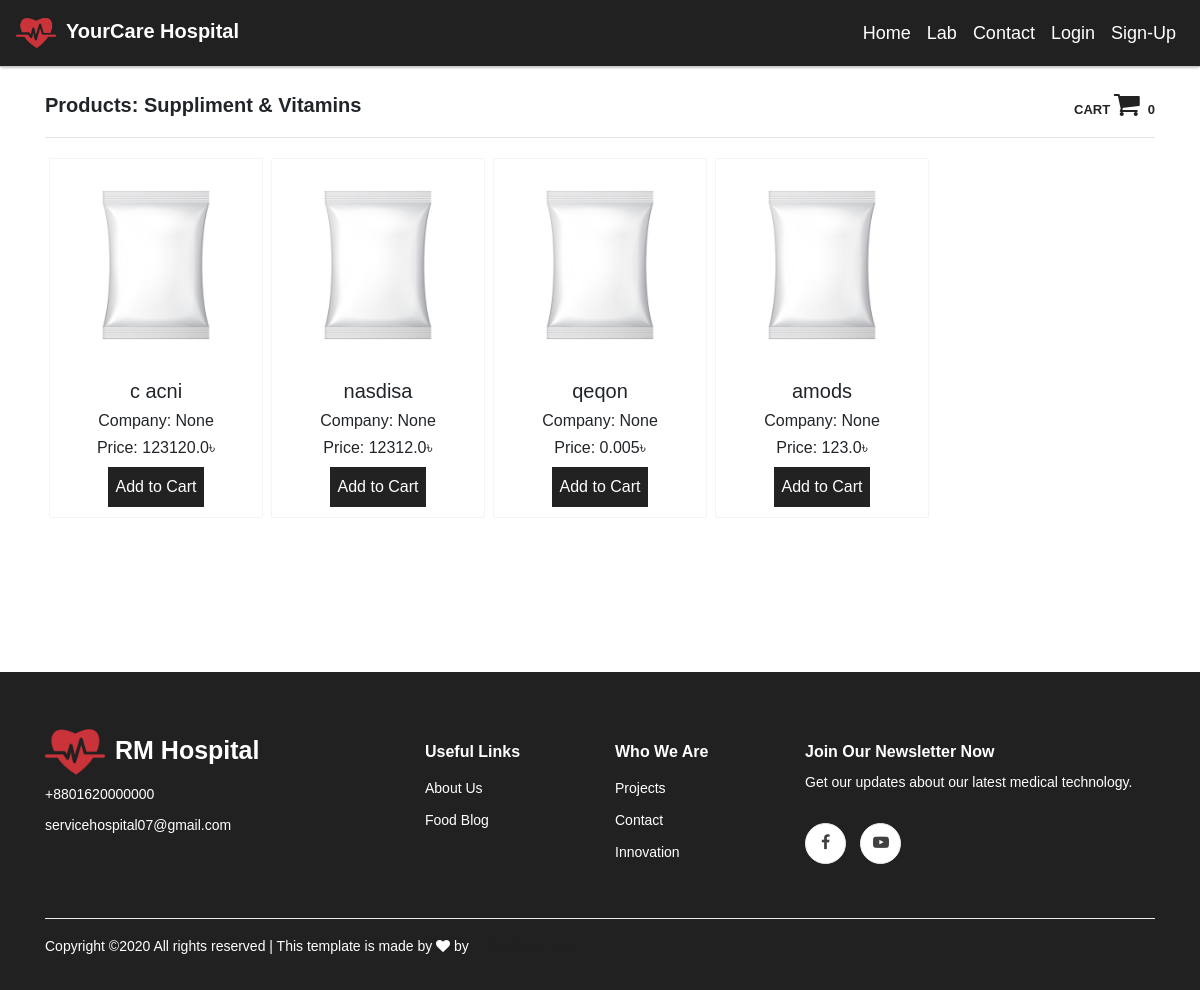
Page /pharmacy/medicines/suppliment-vitamins- on the earlier database version.
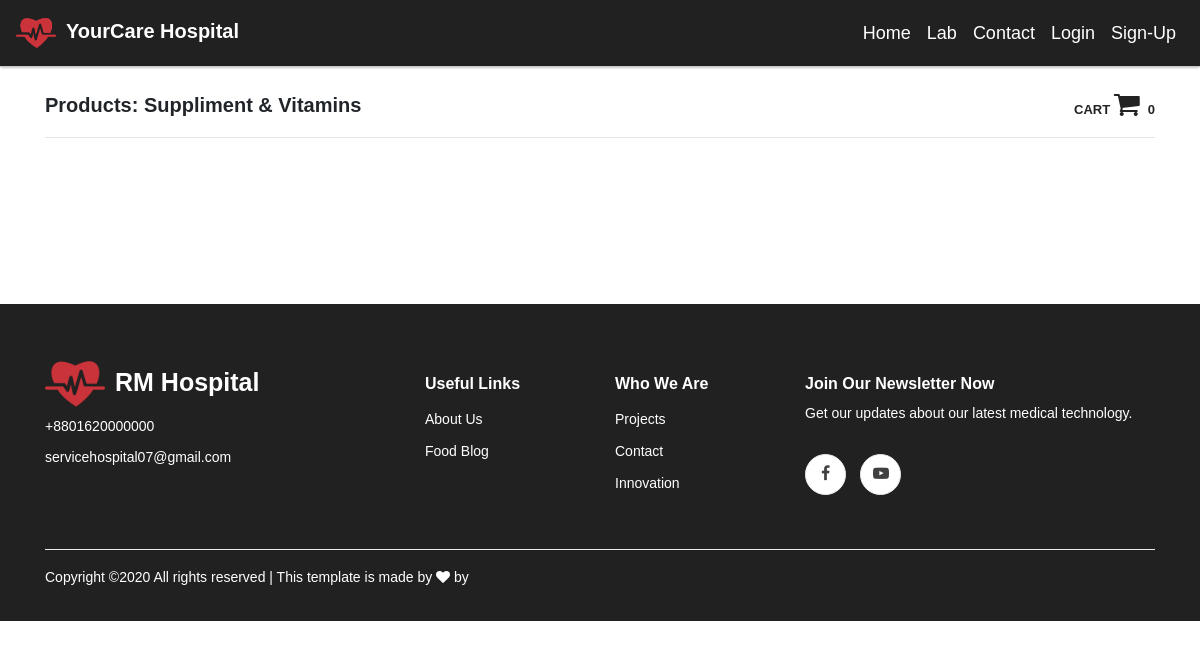
Same page on the later database version.
### home/models.py (models this page shows, shortened)
class CategoryMedicine(models.Model):
	name = models.CharField(max_length=255, blank=True, default='')
	image = models.ImageField(max_length=255, blank=True)
	slug = models.SlugField(unique=True,blank=True, default='')

class Pharmacy(models.Model):
	name = models.CharField(max_length=255, default='')
	medicine_image = models.ImageField(upload_to='medcine_images')
	formatted_image = ImageSpecField(source='medicine_image', processors=[ResizeToFill(100,100)], format='JPEG',options={'quantity':60})
	company = models.ForeignKey(MedicineCompany, on_delete=models.SET_NULL, null=True, blank=True)
	medicine_category = models.ForeignKey(CategoryMedicine, on_delete=models.SET_NULL, null=True)
	quantity = models.IntegerField(blank=True, default=1)
	price = models.FloatField(blank=True, default=1.00)
	is_publish = models.BooleanField(default=False)
	date = models.DateTimeField(auto_now_add=True,null=True)
	slug = models.SlugField(unique=True,blank=True, default='')

### home/views.py (the view)
# urls.py: path('pharmacy/medicines/<str:slug>',views.MedicineDetails.as_view(), name='medicine_details'),
class MedicineDetails(View):
	template_name = 'home/product/medicine_details.html'
	def get(self, request, slug):
		medicines = store_model.Pharmacy.objects.filter(medicine_category__slug=slug)
		cart_count = sell_model.Cart.objects.filter(user__id=request.user.id, is_active=True).count()
		category = store_model.CategoryMedicine.objects.get(slug=slug)
		contexts = {
			'medicines':medicines,
			'cart_count':cart_count,
			'category':category.name,
		}
		return render(request, self.template_name, contexts)

### home/templates/home/product/medicine_details.html (shortened to what this page needs)
{% extends 'base.html' %}
{% load static %}
{% block content %}
<div class="container">
	<div class="text-right">
		<span style="float: left;font-size: 20px;font-weight: 600;">
			Products: {{category}}
		</span>
		<a href="{% url 'home:cart_details' %}" style="color:#222;font-size: 13px;font-weight: 600;">CART <i class="fa fa-shopping-cart" style="font-size: 28px;" aria-hidden="true"></i><span class="cart-count" style="margin-left: 8px;">{{cart_items.count}}</span></a>
	</div>
	<hr>
	<section class="products">
		{% for med in medicines %}
			<div class="product-card">
				<div class="product-box">
					<div class="product-image">
						{% if med.formatted_image %}
							<img src="{{ med.formatted_image.url }}" style="width: 100%;">
						{% else %}
							<img src="{% static 'images/pharmacy/product_blank_image.jpg' %}" style="">
						{% endif %}
					</div>
					<div class="product-info">
						<h5>{{med.name}}</h5>
						<h6>Company: {{med.company}}</h6>
						<h6>Price: {{med.price}}৳</h6>
						<div style="display:inline-block;background-color: #222;color: #fff;padding: 8px;border: none;margin: 2px;">
							<a data-product="{{med.id}}" data-action="add" class="update-cart" style="cursor:pointer;">
								Add to Cart
							</a>
						</div>
					</div>
				</div>
			</div>
		{% endfor %}
	</section>
</div>
{% endblock %}

### home/templates/base.html (shortened to what this page needs)
<!DOCTYPE html>
<html>
	<head>
		{% load static %}
		<link rel="stylesheet" href="{% static 'bootstrap css/bootstrap.min.css'%}" type="text/css">
		<link rel="stylesheet" href="{% static 'bootstrap css/bootstrap-grid.min.css'%}" type="text/css">
		<link rel="stylesheet" href="{% static 'bootstrap css/bootstrap-reboot.min.css' %}" type="text/css">
		<link rel="stylesheet" href="{% static 'css/font-awesome.min.css' %}" type="text/css">
		<link rel="stylesheet" href="{% static 'css/elegant-icons.css' %}" type="text/css">
		<link rel="stylesheet" href="{% static 'css/owl.carousel.min.css' %}" type="text/css" >
	    <link rel="stylesheet" href="{% static 'css/owl.theme.default.min.css' %}" type="text/css">
		<link rel="stylesheet" href="{% static 'css/main.css' %}" type="text/css">
	</head>
	<body>
			<nav class="navbar navbar-expand-lg fixed-top" style="background-color: #212121;border-bottom-width:1px;border-bottom-color:#c5c8ca;border-bottom-style: solid;box-shadow: 0 2px 2px -1px #c5c8ca;">
			    <div class="d-flex flex-grow-1">
			        <a class="navbar-brand" href="{% url 'home:home_info' %}" style="font-weight: 600;color: #fff;">
			        	<img src="{% static 'images/company logo.png' %}" style="width: 40px; height: 40px;margin-right: 10px;">YourCare Hospital
			        </a>
			        <div class="w-100 text-right">
			        </div>
			    </div>
			    <div class="collapse navbar-collapse flex-grow-1 text-left" id="myNavbar7">
			        <ul class="navbar-nav ml-auto flex-nowrap text-capitalize"style="font-size: 18px;">
			        	<li class="nav-item">
		            		<a href="{% url 'home:home_info' %}" class="nav-link" style="color: #fff;">home</a>
		            	</li>
		            	<li class="nav-item">
		            		<a href="{% url 'home:lab_details' %}" class="nav-link"style="color: #fff;">lab</a>
		            	</li>
		            	<li class="nav-item">
		            		<a href="{% url 'staff:contact' %}" class="nav-link"style="color: #fff;">contact</a>
		            	</li>
			            {% if request.user.is_authenticated %}
			            	<li class="nav-item text-capitalize">
			            		<a href="{% url 'account:user_profile' request.user.username %}" class="nav-link"style="color: #fff;">profile</a>
			            	</li>
				            <li class="nav-item text-capitalize">
				            	<a href="{% url 'account:logout' %}" class="nav-link" style="color: #fff;">logout</a>
				            </li>
				        {% else %}
				        	<li class="nav-item text-capitalize">
			                	<a href="{% url 'account:login' %}" class="nav-link"style="color: #fff;">login</a>
				            </li>
				            <li class="nav-item text-capitalize">
			                	<a href="{% url 'account:signup' %}" class="nav-link"style="color: #fff;">sign-up</a>
				            </li>
			            {% endif %}
			        </ul>
			    </div>
			</nav>
			{% block content %}
			{% endblock %}
    <footer class="footer spad" style="margin-top: 150px;background-color: #212121;">
        <div class="container">
            <div class="row">
                <div class="col-lg-3 col-md-6 col-sm-6">
                    <div class="footer__about" style="margin-top: -20px;">
                        <div class="footer__about__logo" style="margin-bottom: 0px;">
                            <a href="{% url 'home:home_info' %}" style="font-weight: 600;color: #fff;font-size: 25px;text-decoration: none;"><img src="{% static 'images/company logo.png' %}" style="width: 60px; height: 60px;margin-right: 10px;">RM Hospital</a>
                        </div>
                        <ul>
                            <li style="font-size: 14px;color: #fff;line-height: 25px;">+8801620000000</li>
                            <li style="font-size: 14px;color: #fff;">servicehospital07@gmail.com</li>
                        </ul>
                    </div>
                </div>
                <div class="col-lg-2 col-md-3 col-sm-3 offset-lg-1">
                    <div class="footer__widget">
                        <h6 style="color: #fff;">Useful Links</h6>
                        <ul style="list-style: circle;">
                            <li><a href="#"  style="color: #fff;">About Us</a></li>
                            <li><a href="{% url 'home:food_posts' %}"style="color: #fff;">Food Blog</a></li>
                        </ul>
                    </div>
                </div>
                <div class="col-lg-2 col-md-3 col-sm-3">
                    <div class="footer__widget">
                        <h6 style="color: #fff;">Who We Are</h6>
                        <ul>
                            <li><a href="https://www.hackster.io/projects/tags/medical" style="color: #fff;">Projects</a></li>
                            <li><a href="{% url 'staff:contact' %}"style="color: #fff;">Contact</a></li>
                            <li><a href="https://time.com/5710295/top-health-innovations/"style="color: #fff;">Innovation</a></li>
                        </ul>
                    </div>
                </div>
                <div class="col-lg-4 col-md-12">
                    <div class="footer__widget">
                        <h6 style="color: #fff;">Join Our Newsletter Now</h6>
                        <p style="color: #fff;">Get our updates about our latest medical technology.</p>
                        <div class="footer__widget__social">
                                <a href="#" target="_blank" ><i class="fa fa-facebook"></i></a>
                                <a href="#" target="_blank"><i class="fa fa-youtube-play"></i></a>
                        </div>
                    </div>
                </div>
            </div>
            <div class="row">
                <div class="col-lg-12">
                    <div class="footer__copyright">
                        <div class="footer__copyright__text"><p style="color: #fff;">
  Copyright &copy;<script>document.write(new Date().getFullYear());</script> All rights reserved | This template is made by <i class="fa fa-heart" aria-hidden="true"></i> by <a href="#" target="_blank">miltonbhowmick</a>
  </p></div>
                    </div>
                </div>
            </div>
        </div>
    </footer>
	</body>
</html>

### static/css/main.css (style rules this page uses)
body { padding-top: 90px; font-family: din,sans-serif; font-size: 1rem; font-weight: 400; line-height: 1.5; color: #212529; text-align: left; }
a { color: #222; }
ul, ol { padding: 0; margin: 0; }
.footer { background: #F3F6FA; padding-top: 70px; padding-bottom: 0; }
.footer__about { margin-bottom: 30px; }
.footer__about ul li { font-size: 16px; color: #fff; line-height: 36px; list-style: none; }
.footer__about__logo { margin-bottom: 15px; }
.footer__about__logo a { display: inline-block; }
.footer__widget { margin-bottom: 30px; overflow: hidden; }
.footer__widget h6 { color: #fff; font-weight: 700; margin-bottom: 10px; }
.footer__widget ul { width: 50%; float: left; }
.footer__widget ul li { list-style: none; }
.footer__widget ul li a { color: #fff; font-size: 14px; line-height: 32px; text-decoration: none; }
.footer__widget p { font-size: 14px; color: #fff; margin-bottom: 30px; }
.footer__widget .footer__widget__social a { display: inline-block; height: 41px; width: 41px; font-size: 16px; color: #404040; border: 1px solid #ededed; border-radius: 50%; line-height: 38px; text-align: center; background: #ffffff; -webkit-transition: all, 0.3s; -moz-transition: all, 0.3s; -ms-transition: all, 0.3s; -o-transition: all, 0.3s; transition: all, 0.3s; margin-right: 10px; }
.footer__widget .footer__widget__social a:last-child { margin-right: 0; }
.footer__copyright { border-top: 1px solid #ebebeb; padding: 15px 0; overflow: hidden; margin-top: 20px; }
.footer__copyright__text { font-size: 14px; color: #fff; float: left; line-height: 25px; }

Differences in the rows shown:
removed Pharmacy: name "c acni", company "None", price "123120.0"
removed Pharmacy: name "nasdisa", company "None", price "12312.0"
removed Pharmacy: name "qeqon", company "None", price "0.005"
removed Pharmacy: name "amods", company "None", price "123.0"
